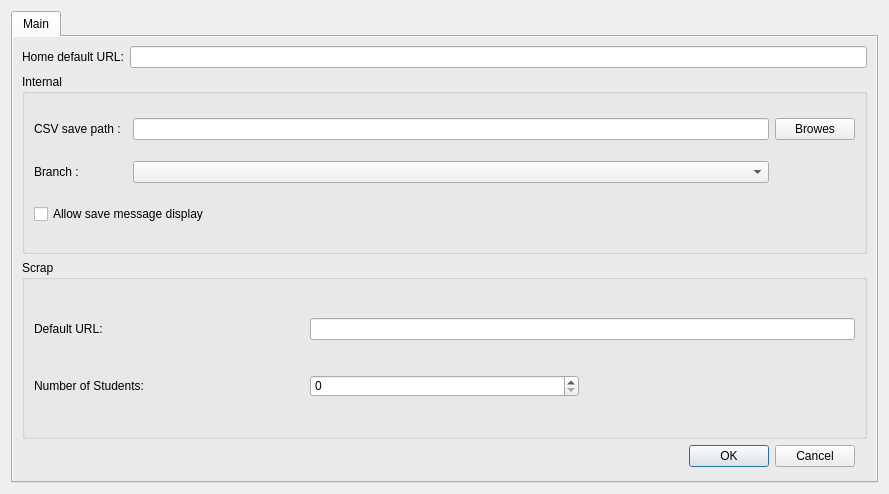
<?xml version="1.0" encoding="UTF-8"?>
<ui version="4.0">
 <class>Form</class>
 <widget class="QWidget" name="Form">
  <property name="geometry">
   <rect>
    <x>0</x>
    <y>0</y>
    <width>889</width>
    <height>494</height>
   </rect>
  </property>
  <property name="windowTitle">
   <string>Form</string>
  </property>
  <layout class="QHBoxLayout" name="horizontalLayout">
   <item>
    <widget class="QTabWidget" name="tbSet">
     <property name="styleSheet">
      <string notr="true">.QWidget{
				
				background-color:rgb(235, 235, 235)}</string>
     </property>
     <property name="currentIndex">
      <number>0</number>
     </property>
     <widget class="QWidget" name="tab_New">
      <attribute name="title">
       <string>Main</string>
      </attribute>
      <layout class="QGridLayout" name="gridLayout_2">
       <item row="6" column="1">
        <spacer name="verticalSpacer_2">
         <property name="orientation">
          <enum>Qt::Vertical</enum>
         </property>
         <property name="sizeType">
          <enum>QSizePolicy::Fixed</enum>
         </property>
         <property name="sizeHint" stdset="0">
          <size>
           <width>20</width>
           <height>5</height>
          </size>
         </property>
        </spacer>
       </item>
       <item row="0" column="1">
        <widget class="QLabel" name="label_2">
         <property name="sizePolicy">
          <sizepolicy hsizetype="Fixed" vsizetype="Preferred">
           <horstretch>0</horstretch>
           <verstretch>0</verstretch>
          </sizepolicy>
         </property>
         <property name="text">
          <string>Home default URL:</string>
         </property>
        </widget>
       </item>
       <item row="2" column="1" colspan="4">
        <widget class="QGroupBox" name="gbCrt">
         <property name="title">
          <string>Internal</string>
         </property>
         <layout class="QGridLayout" name="gridLayout_3">
          <item row="0" column="3">
           <widget class="QPushButton" name="pbtnM">
            <property name="text">
             <string>Browes</string>
            </property>
           </widget>
          </item>
          <item row="0" column="0">
           <widget class="QLabel" name="lbCSV">
            <property name="text">
             <string>CSV save path :</string>
            </property>
           </widget>
          </item>
          <item row="0" column="2">
           <widget class="QLineEdit" name="leCsvM"/>
          </item>
          <item row="4" column="0" colspan="3">
           <widget class="QCheckBox" name="chbM">
            <property name="text">
             <string>Allow save message display</string>
            </property>
           </widget>
          </item>
          <item row="1" column="2">
           <widget class="QComboBox" name="cbBrSetM"/>
          </item>
          <item row="1" column="0">
           <widget class="QLabel" name="label">
            <property name="text">
             <string>Branch :</string>
            </property>
           </widget>
          </item>
         </layout>
        </widget>
       </item>
       <item row="5" column="2">
        <widget class="QDialogButtonBox" name="bbxM">
         <property name="standardButtons">
          <set>QDialogButtonBox::Cancel|QDialogButtonBox::Ok</set>
         </property>
        </widget>
       </item>
       <item row="4" column="1" colspan="4">
        <widget class="QGroupBox" name="gbSrp">
         <property name="title">
          <string>Scrap</string>
         </property>
         <layout class="QGridLayout" name="gridLayout_5">
          <item row="0" column="0">
           <widget class="QLabel" name="lburlSrpSN">
            <property name="text">
             <string>Default URL:</string>
            </property>
           </widget>
          </item>
          <item row="0" column="1" colspan="2">
           <widget class="QLineEdit" name="leSrpM">
            <property name="text">
             <string/>
            </property>
           </widget>
          </item>
          <item row="1" column="0">
           <widget class="QLabel" name="lbNSrpSN">
            <property name="text">
             <string>Number of Students:</string>
            </property>
           </widget>
          </item>
          <item row="1" column="1">
           <widget class="QSpinBox" name="spSrpM"/>
          </item>
         </layout>
        </widget>
       </item>
       <item row="0" column="2" colspan="3">
        <widget class="QLineEdit" name="leUrlM"/>
       </item>
      </layout>
     </widget>
    </widget>
   </item>
  </layout>
 </widget>
 <resources/>
 <connections/>
</ui>
